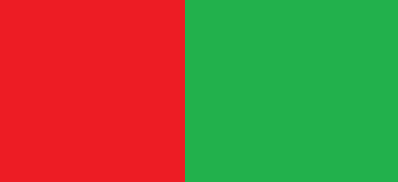
#> input picture images/2color.bmp, 398 x 182 px
$ python graphColors.py
#> lines starting #> are read from the running program, lines starting #| are printed output that depends on the picture; after the words box and inside, x2 and y2 are one past the last pixel; in counts of white or black regions, pixels touching at a corner belong together
from matplotlib import pyplot as plt
from matplotlib import image as img
from matplotlib import colors
from mpl_toolkits.mplot3d import Axes3D
import cv2
import numpy as np

image = img.imread('./images/2color.bmp')
#> image is the input picture: shape (182, 398, 3); mean R, G, B 128.4, 107.7, 57.4

r, g, b = cv2.split(image)
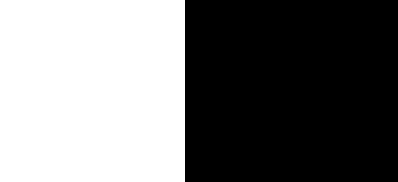
#> r: shape (182, 398); values 34 (black) and 237 (white), 46.5% white; 1 white region, box (x1, y1, x2, y2) and area: (0, 0, 185, 182) 33670
fig = plt.figure()
axis = fig.add_subplot(1, 1, 1, projection="3d")
pixel_colors = image.reshape((np.shape(image)[0]*np.shape(image)[1], 3))
norm = colors.Normalize(vmin=-1.,vmax=1.)
norm.autoscale(pixel_colors)
pixel_colors = norm(pixel_colors).tolist()
#> pixel_colors = 72436 items
axis.scatter(r.flatten(), g.flatten(), b.flatten(), facecolors=pixel_colors, marker=".")

axis.set_xlabel("Red")
axis.set_ylabel("Green")
axis.set_zlabel("Blue")
plt.show()
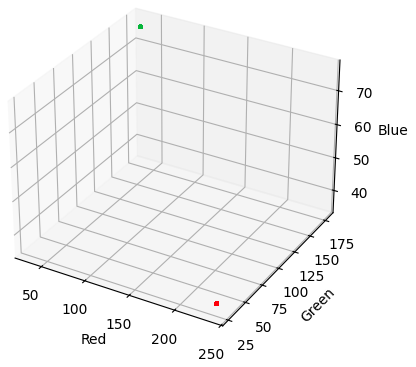
#> figure drawn by matplotlib, 1 panel
